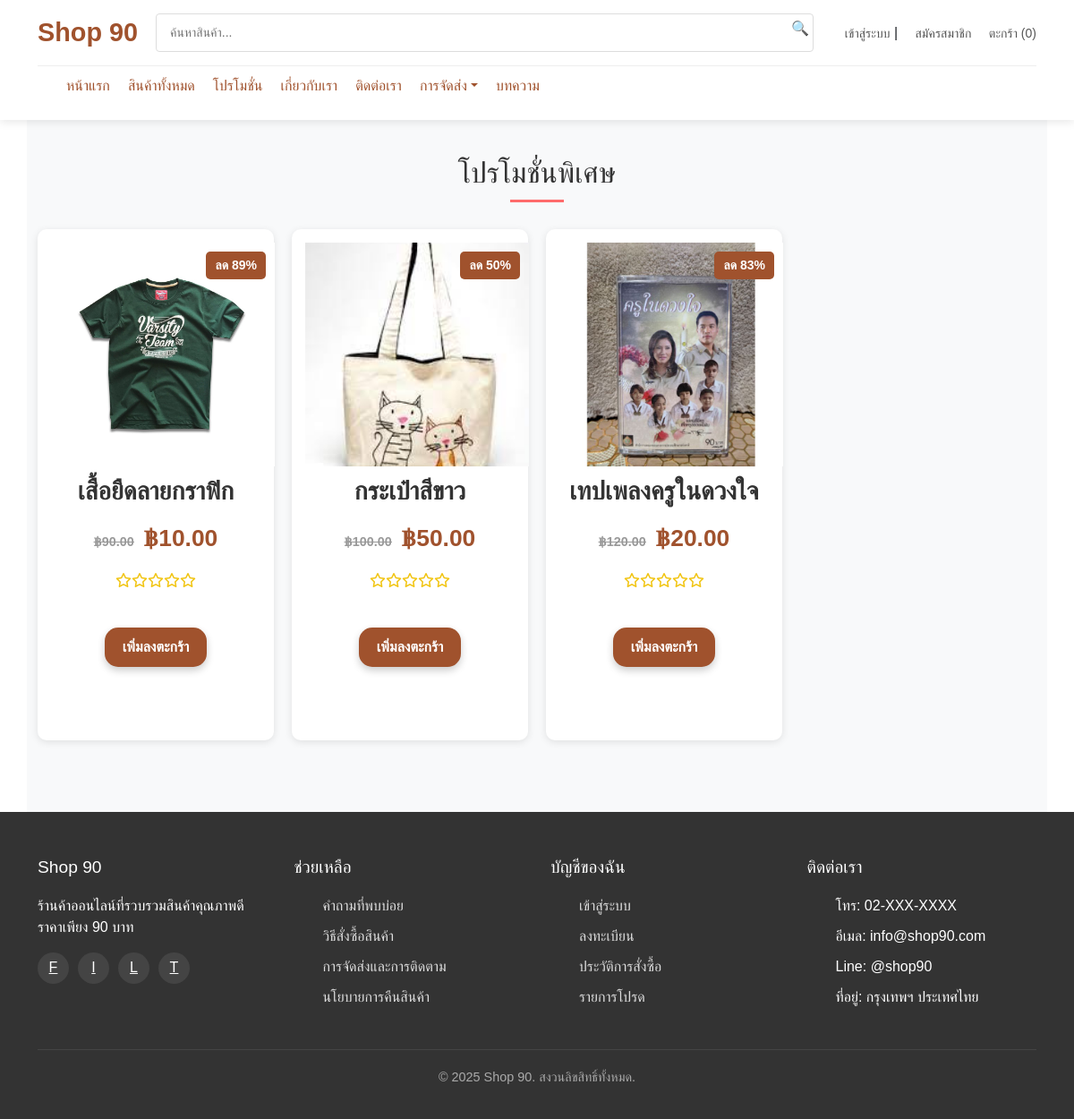
Page /page/promotions.php on the committed database.
### tables this page shows
CREATE TABLE `product_discounts` (
  `discount_id` int(11) NOT NULL,
  `product_id` int(11) NOT NULL,
  `discount_percentage` float NOT NULL,
  `discounted_price` float NOT NULL,
  `discount_date` timestamp NOT NULL DEFAULT current_timestamp()
);

CREATE TABLE `products` (
  `product_id` int(11) NOT NULL,
  `product_name` varchar(255) NOT NULL,
  `product_image` varchar(255) NOT NULL,
  `product_image_hover` varchar(255) DEFAULT NULL,
  `product_price` decimal(10,2) NOT NULL,
  `product_description` text DEFAULT NULL,
  `product_rating` decimal(2,1) DEFAULT 0.0,
  `product_stock` int(255) NOT NULL,
  `category_id` varchar(255) NOT NULL
);

### page/promotions.php (the view, shortened to what this page needs)
<?php
include('../includes/header.php');
$sql = "SELECT p.*, d.discounted_price
        FROM products p
        LEFT JOIN product_discounts d ON p.product_id = d.product_id
        WHERE d.discounted_price IS NOT NULL";
$result = $conn->query($sql);
if ($result->num_rows > 0) {
    echo '<section class="promotions container">';
    echo '<h2 class="section-title">โปรโมชั่นพิเศษ</h2>';
    echo '<div class="products-grid">';
    while ($row = $result->fetch_assoc()) {
        $product_id = $row['product_id'];
        $product_name = $row['product_name'];
        $product_price = $row['product_price'];
        $discounted_price = isset($row['discounted_price']) ? $row['discounted_price'] : $product_price;
        $product_image = $row['product_image'];
        $product_rating = $row['product_rating'];
        $discount_percentage = ($product_price > $discounted_price)
            ? (($product_price - $discounted_price) / $product_price) * 100
            : 0;
        ?>
        <div class="product-card">
            <a href="../page/product-details.php?product_id=<?= $product_id; ?>" class="product-link">
                <div class="product-img">
                    <img src="../assets/image/<?= $product_image; ?>" alt="<?= $product_name; ?>">
                    <?php if ($discount_percentage > 0) { ?>
                        <div class="discount-tag">ลด <?= number_format($discount_percentage, 0); ?>%</div>
                    <?php } ?>
                </div>
                <div class="product-info">
                    <h3 class="product-title"><?= $product_name; ?></h3>
                    <div class="product-price">
                        <?php if ($discount_percentage > 0) { ?>
                            <span class="original-price"><s>฿<?= number_format($product_price, 2); ?></s></span>
                            <span class="discount-price">฿<?= number_format($discounted_price, 2); ?></span>
                        <?php } else { ?>
                            <span class="discount-price">฿<?= number_format($product_price, 2); ?></span>
                        <?php } ?>
                    </div>
                    <div class="product-rating">
                        <?php
                        $rating = round($product_rating);
                        for ($i = 0; $i < 5; $i++) {
                            echo $i < $rating ? '<i class="fas fa-star"></i>' : '<i class="far fa-star"></i>';
                        }
                        ?>
                    </div>
                </div>
            </a>
            <button class="btn-add-to-cart-product" data-product-name="<?= $product_name; ?>" data-product-id="<?= $product_id; ?>">เพิ่มลงตะกร้า</button>
        </div>
        <?php
    }
    echo '</div>';
    echo '</section>';
} else {
    echo "<p class='no-product'>ไม่พบสินค้าที่มีโปรโมชั่น</p>";
}
?>
<?php
include('../includes/footer.php');
?>

### assets/css/index_style.css (style rules this page uses)
.product-img img, .category-card img { transition: transform 0.3s ease-in-out, box-shadow 0.3s ease-in-out; }

### assets/css/style.css (style rules this page uses)
* { box-sizing: border-box; margin: 0; padding: 0; font-family: 'Prompt', sans-serif; }
body { background-color: #f8f9fa; color: #333; line-height: 1.6; }
.container { max-width: 1200px; margin: 0 auto; padding: 0 20px; }
img { max-width: 100%; }
a { color: #A0522D; text-decoration: none; }
.section-title { text-align: center; margin-bottom: 30px; font-size: 1.8rem; color: #333; position: relative; }
.section-title:after { content: ''; display: block; width: 60px; height: 3px; background-color: #ff6b6b; margin: 10px auto; }
.products-grid { display: grid; grid-template-columns: repeat(4, 1fr); gap: 20px; margin-bottom: 40px; }
.product-info { padding: 15px; }
.product-price { color: #ff6b6b; font-weight: 700; font-size: 1.2rem; margin-bottom: 10px; }
.product-price .original-price { text-decoration: line-through; color: #999; font-size: 0.9rem; margin-right: 5px; }
.product-rating { color: #ffc107; margin-bottom: 10px; }

### assets/css/product.css (style rules this page uses)
body { font-family: 'Arial', sans-serif; margin: 0; padding: 0; background-color: #f5f5f5; }
.product-card { background: #fff; padding: 15px; border-radius: 10px; box-shadow: 0 2px 8px rgba(0, 0, 0, 0.1); text-align: center; transition: transform 0.3s ease; }
.product-img { position: relative; width: 250px; height: 250px; overflow: hidden; margin: 0 auto; }
.product-img img { display: block; width: 100%; height: 100%; object-fit: cover; transition: opacity 0.5s ease-in-out; }
.product-info { padding: 10px 0; }
.product-price { font-size: 18px; font-weight: bold; color: #e74c3c; }
.original-price { text-decoration: line-through; color: #999; font-size: 14px; margin-right: 5px; }
.discount-price { color: #e74c3c; }
.product-rating i { color: #f1c40f; }
.product-link { display: block; text-decoration: none; cursor: pointer; transition: transform 0.3s; }
.btn-add-to-cart-product { background-color: #A0522D; color: #fff; padding: 10px 20px; font-size: 16px; font-weight: bold; border: none; border-radius: 15px; margin-bottom: 67px; cursor: pointer; transition: all 0.3s ease; box-shadow: 0 4px 8px rgba(0, 0, 0, 0.2); }

### assets/css/product_details.css (style rules this page uses)
.product-info { flex: 2; }
.product-title { font-size: 28px; font-weight: bold; color: #333; margin-bottom: 15px; line-height: 1.3; text-decoration: none; }
.product-price { font-size: 22px; color: #f00; margin-bottom: 15px; }
.original-price { text-decoration: line-through; color: #999; font-size: 18px; margin-right: 10px; }
.discount-price { font-weight: bold; font-size: 22px; }
.product-info { margin-bottom: 20px; }
.product-price { margin-bottom: 15px; }

### assets/css/cart.css (style rules this page uses)
.section-title { text-align: center; font-size: 32px; margin-bottom: 30px; color: #333; }

### assets/css/promotions.css (style rules this page uses)
.promotions { text-align: center; padding: 40px 20px; background-color: #f8f9fa; }
.products-grid { display: grid; grid-template-columns: repeat(auto-fill, minmax(250px, 1fr)); gap: 20px; justify-content: center; }
.discount-tag { position: absolute; top: 10px; right: 10px; background-color: #A0522D; color: white; padding: 5px 10px; border-radius: 5px; font-size: 14px; font-weight: bold; }
.original-price { text-decoration: line-through; color: #888; }
.discount-price { color: #A0522D; font-size: 1.2em; font-weight: bold; }

### assets/css/contact.css (style rules this page uses)
.section-title { text-align: center; font-size: 32px; margin-bottom: 30px; color: #333; }

### assets/css/about.css (style rules this page uses)
.section-title { text-align: center; font-size: 32px; margin-bottom: 30px; color: #333; }

### assets/css/profile.css (style rules this page uses)
:root { --main-color: #A0522D; --text-dark: #333; --bg-light: #f5f5f5; --border-radius: 12px; --shadow-light: 0px 2px 10px rgba(0, 0, 0, 0.1); }

### assets/css/modal.css (style rules this page uses)
h2 { color: #333; text-align: center; margin-bottom: 20px; }

### assets/css/order_tracking.css (style rules this page uses)
h2 { text-align: center; color: #333; font-size: 24px; margin-bottom: 20px; }

### rows in the picture
product_discounts: product.product_image (picture), product.product_name "เสื้อยืดลายกราฟิก", product.product_price "90.00", discounted_price "10.00"
product_discounts: product.product_image (picture), product.product_name "กระเป๋าสีขาว", product.product_price "100.00", discounted_price "50.00"
product_discounts: product.product_image (picture), product.product_name "เทปเพลงครูในดวงใจ", product.product_price "120.00", discounted_price "20.00"
